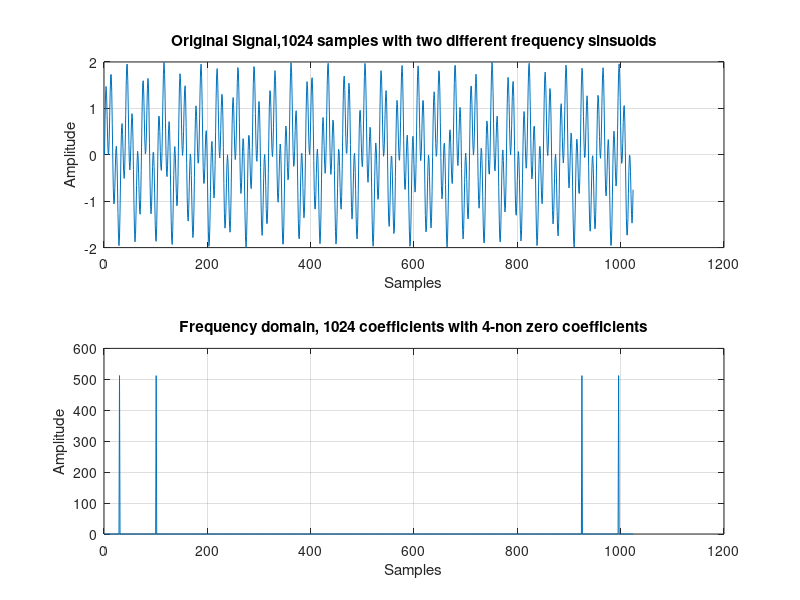

Write the MATLAB code that produced this figure. (Note: this script raises an error after producing the figure.)
%Author: Osama Ullah Khan,
%        Phd Student, University of Michigan-Ann Arbor.
%        Email: oukhan@umich.edu
%        Version: 1.0
%
%This code demonstrate compressive sensing example. In this
%example the signal is sparse in frequency domain and random samples
%are taken in time domain.

% close all;
% clear all;
% 
% %setup path for the subdirectories of l1magic
% path(path, 'C:\MATLAB7\l1magic-1.1\Optimization');
% path(path, 'C:\MATLAB7\l1magic-1.1\Data');


%length of the signal
N=1024;

%Number of random observations to take
K=256;

%Discrete frequency of two sinusoids in the input signal
k1=29;
k2=100;

n=0:N-1;

%Sparse signal in frequency domain.
x=sin(2*pi*(k1/N)*n)+sin(2*pi*(k2/N)*n);


figure;
subplot(2,1,1);
plot(x)
grid on;
xlabel('Samples');
ylabel('Amplitude');
title('Original Signal,1024 samples with two different frequency sinsuoids');

xf=fft(x);

xfmag=10*log10(abs(xf));

subplot(2,1,2);
plot(abs(xf))
grid on;
xlabel('Samples');
ylabel('Amplitude');
title('Frequency domain, 1024 coefficients with 4-non zero coefficients');

%creating dft matrix
B=dftmtx(N);
Binv=inv(B);

%Taking DFT of the signal
xf=B*x';

%Selecting random rows of the DFT matrix
q=randperm(N);

%creating measurement matrix
A=Binv(q(1:K),:);

%taking random time measurements
y=(A*xf);

%Calculating Initial guess
x0=A'*y;

%Running the recovery Algorithm
tic
xp=l1eq_pd(x0,A,[],y,1e-5);
toc

%recovered signal in time domain
xprec=real(Binv*xp);

figure;
subplot(2,1,1)
plot(abs(xf))
grid on;
xlabel('Samples');
ylabel('Amplitude');
title('Original Signal, Discrete Fourier Transform');

subplot(2,1,2)
plot(abs(xp),'r')
grid on;
xlabel('Samples');
ylabel('Amplitude');
title(sprintf('Recovered Signal, Discrete Fourier Transform sampled with %d samples',K));

figure;
subplot(2,1,1);
plot(x)
grid on;
xlabel('Samples');
ylabel('Amplitude');
title('Original Signal,1024 samples with two different frequency sinsuoids');

subplot(2,1,2)
plot(xprec,'r')
grid on;
xlabel('Samples');
ylabel('Amplitude');
title(sprintf('Recovered Signal in Time Domain'));


